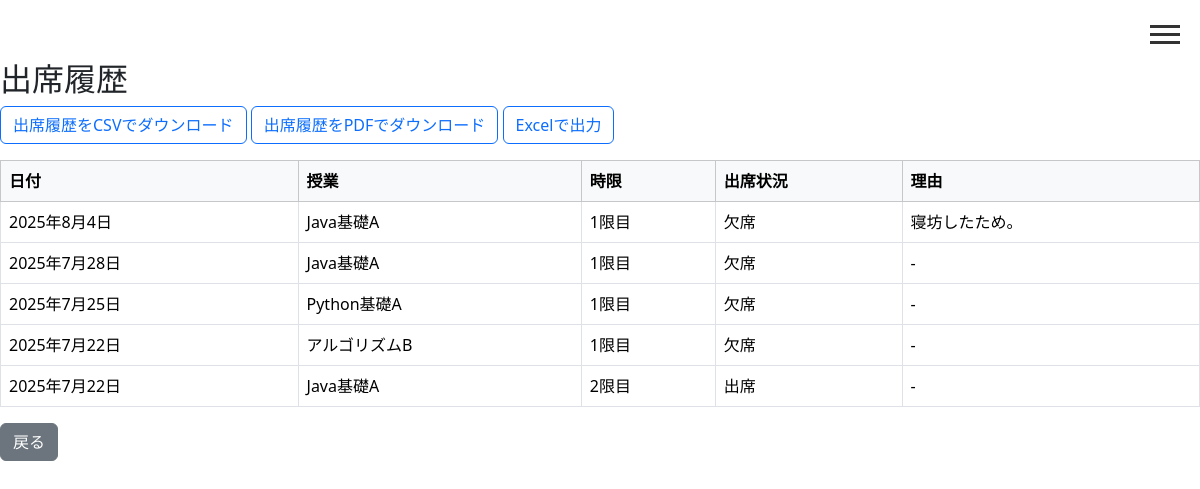
The page /attendance_management/history/ (signed in) on the database its author committed.
### attendance_management/models.py (models this page shows, shortened)
class Attendance(models.Model):
    STATUS_CHOICES = [
        ('present', '出席'),
        ('absent', '欠席'),
        ('late', '遅刻'),
        ('leave_early', '早退'),
    ]
    student = models.ForeignKey(Student, on_delete=models.CASCADE)
    subject = models.ForeignKey(Subject, on_delete=models.CASCADE)
    date = models.DateField()
    TIME_LIMIT_CHOICES = [(1, "1限目"),
                          (2, "2限目"),
                          (3, "3限目"),
                          (4, "4限目"),
                          ]
    time_limit = models.IntegerField(choices=TIME_LIMIT_CHOICES)
    status = models.CharField(max_length=12, choices=STATUS_CHOICES)
    timestamp = models.DateTimeField(auto_now_add=True)
    reason = models.TextField(blank=True, null=True)
    class Meta:
        unique_together = ('student', 'subject', 'date')  # 同一授業・同一日には一つだけ記録

class Subject(models.Model):
    name = models.CharField(max_length=100)
    teacher = models.CharField(max_length=100, blank=True, null=True)

### attendance_management/views.py (the view)
# urls.py: path('history/', views.attendance_history, name='attendance_history'),
@login_required
def attendance_history(request):
    student = request.user.student
    attendance_records = Attendance.objects.filter(student=student).order_by('-date', 'time_limit')
    return render(request, 'attendance_management/attendance_history.html', {
        'attendance_records': attendance_records
    })

### templates/attendance_management/attendance_history.html (shortened to what this page needs)
{% extends "base.html" %}
{% load static %}
{% block content %}
<h2 class="mt-4">出席履歴</h2>
<a href="{% url 'attendance_management:export_attendance_csv' %}" class="btn btn-outline-primary">出席履歴をCSVでダウンロード</a>
<a href="{% url 'attendance_management:attendance_pdf' %}" target="_blank" class="btn btn-outline-primary">出席履歴をPDFでダウンロード</a>
<a href="{% url 'attendance_management:export_excel' %}" class="btn btn-outline-primary">Excelで出力</a>
<table class="table table-bordered mt-3">
    <thead class="table-light">
        <tr>
            <th>日付</th>
            <th>授業</th>
            <th>時限</th>
            <th>出席状況</th>
            <th>理由</th>
        </tr>
    </thead>
    <tbody>
        {% for record in attendance_records %}
        <tr>
            <td>{{ record.date }}</td>
            <td>{{ record.subject.name }}</td>
            <td>{{ record.get_time_limit_display }}</td>
            <td>{{ record.get_status_display }}</td>
            <td>{{ record.reason|default:"-" }}</td>
        </tr>
        {% empty %}
        <tr>
            <td colspan="5" class="text-center">出席履歴がありません</td>
        </tr>
    {% endfor %}
    </tbody>
</table>
<a href="{% url 'attendance_management:index' %}" class="btn btn-secondary">戻る</a>
{% endblock %}

### templates/base.html (shortened to what this page needs)
{% load static %}
{% load django_bootstrap5 %}
<!DOCTYPE html>
<html lang="ja">
<head>
    <link href="https://cdn.jsdelivr.net/npm/fullcalendar@6.1.8/index.global.min.css" rel="stylesheet">
    <link rel="stylesheet" href="{% static 'css/style.css' %}">
    {% bootstrap_css %}
</head>
<body>
    <header>
        <nav class="menu">
        <div class="hamburger">
        <span></span>
        <span></span>
        <span></span>
        </div>
    </nav>
    </header>
    {% block content %}
    {% endblock %}
</body>
</html>

### static/css/style.css (style rules this page uses)
body { font-family: Arial, sans-serif; margin: 0; padding: 0; background-color: #fff; }
.menu { position: fixed; top: 0; right: -100%; width: 300px; height: 100%; background-color: #fafad2; color: #333; transition: right 0.3s ease; padding: 20px; box-sizing: border-box; z-index: 10; }
.hamburger { position: fixed; top: 20px; right: 20px; width: 30px; cursor: pointer; z-index: 20; }
.hamburger span { display: block; height: 3px; width: 100%; background-color: #333; margin: 5px 0; transition: 0.4s; }
header { margin: 60px; }

### rows shown on the page
Attendance: date "2025年8月4日", subject.name "Java基礎A", time_limit "1限目", status "欠席", reason "寝坊したため。"
Attendance: date "2025年7月28日", subject.name "Java基礎A", time_limit "1限目", status "欠席", reason "-"
Attendance: date "2025年7月25日", subject.name "Python基礎A", time_limit "1限目", status "欠席", reason "-"
Attendance: date "2025年7月22日", subject.name "アルゴリズムB", time_limit "1限目", status "欠席", reason "-"
Attendance: date "2025年7月22日", subject.name "Java基礎A", time_limit "2限目", status "出席", reason "-"
